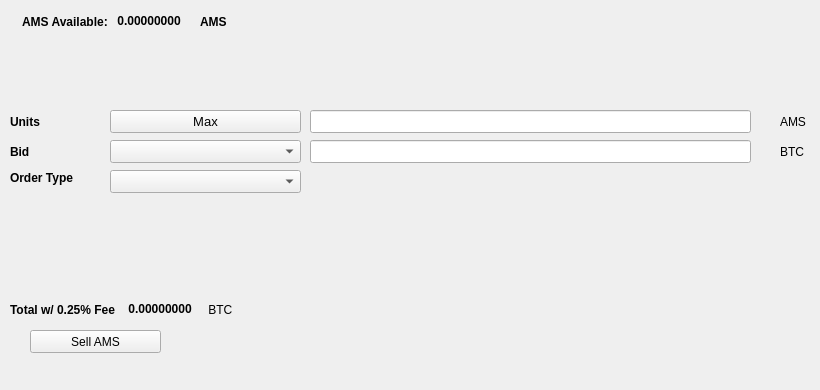
   <widget class="QWidget" name="SellTab">
    <attribute name="title">
     <string>Sell</string>
    </attribute>
    <widget class="QLabel" name="label_16">
     <property name="geometry">
      <rect>
       <x>780</x>
       <y>140</y>
       <width>31</width>
       <height>23</height>
      </rect>
     </property>
     <property name="text">
      <string>BTC</string>
     </property>
    </widget>
    <widget class="QComboBox" name="SellBidcomboBox">
     <property name="geometry">
      <rect>
       <x>110</x>
       <y>140</y>
       <width>191</width>
       <height>23</height>
      </rect>
     </property>
     <property name="font">
      <font>
       <pointsize>10</pointsize>
      </font>
     </property>
    </widget>
    <widget class="QLabel" name="label_18">
     <property name="geometry">
      <rect>
       <x>10</x>
       <y>110</y>
       <width>46</width>
       <height>23</height>
      </rect>
     </property>
     <property name="font">
      <font>
       <weight>75</weight>
       <bold>true</bold>
      </font>
     </property>
     <property name="text">
      <string>Units</string>
     </property>
    </widget>
    <widget class="QPushButton" name="Sell_Max_Amount">
     <property name="geometry">
      <rect>
       <x>110</x>
       <y>110</y>
       <width>191</width>
       <height>23</height>
      </rect>
     </property>
     <property name="font">
      <font>
       <pointsize>10</pointsize>
      </font>
     </property>
     <property name="text">
      <string>Max</string>
     </property>
    </widget>
    <widget class="QLabel" name="label_20">
     <property name="geometry">
      <rect>
       <x>10</x>
       <y>170</y>
       <width>91</width>
       <height>16</height>
      </rect>
     </property>
     <property name="font">
      <font>
       <weight>75</weight>
       <bold>true</bold>
      </font>
     </property>
     <property name="text">
      <string>Order Type</string>
     </property>
    </widget>
    <widget class="QComboBox" name="SellOrdertypeCombo">
     <property name="geometry">
      <rect>
       <x>110</x>
       <y>170</y>
       <width>191</width>
       <height>23</height>
      </rect>
     </property>
     <property name="font">
      <font>
       <pointsize>10</pointsize>
      </font>
     </property>
    </widget>
    <widget class="QLabel" name="label_21">
     <property name="geometry">
      <rect>
       <x>10</x>
       <y>140</y>
       <width>46</width>
       <height>23</height>
      </rect>
     </property>
     <property name="font">
      <font>
       <weight>75</weight>
       <bold>true</bold>
      </font>
     </property>
     <property name="text">
      <string>Bid</string>
     </property>
    </widget>
    <widget class="QLabel" name="label_22">
     <property name="geometry">
      <rect>
       <x>780</x>
       <y>110</y>
       <width>31</width>
       <height>23</height>
      </rect>
     </property>
     <property name="text">
      <string>AMS</string>
     </property>
    </widget>
    <widget class="QLineEdit" name="UnitsInputAMS">
     <property name="geometry">
      <rect>
       <x>310</x>
       <y>110</y>
       <width>441</width>
       <height>23</height>
      </rect>
     </property>
     <property name="font">
      <font>
       <pointsize>9</pointsize>
       <weight>75</weight>
       <bold>true</bold>
      </font>
     </property>
    </widget>
    <widget class="QLineEdit" name="SellBidPriceEdit">
     <property name="geometry">
      <rect>
       <x>310</x>
       <y>140</y>
       <width>441</width>
       <height>23</height>
      </rect>
     </property>
     <property name="font">
      <font>
       <pointsize>9</pointsize>
       <weight>75</weight>
       <bold>true</bold>
      </font>
     </property>
    </widget>
    <widget class="QPushButton" name="SellAMSBTN">
     <property name="geometry">
      <rect>
       <x>30</x>
       <y>330</y>
       <width>131</width>
       <height>23</height>
      </rect>
     </property>
     <property name="text">
      <string>Sell AMS</string>
     </property>
     <property name="icon">
      <iconset resource="../creacoin">
       <normaloff>:/icons/bitcoin</normaloff>:/icons/bitcoin</iconset>
     </property>
    </widget>
    <widget class="QWidget" name="layoutWidget3">
     <property name="geometry">
      <rect>
       <x>22</x>
       <y>12</y>
       <width>258</width>
       <height>19</height>
      </rect>
     </property>
     <layout class="QHBoxLayout" name="horizontalLayout">
      <item>
       <widget class="QLabel" name="label232_2">
        <property name="font">
         <font>
          <weight>75</weight>
          <bold>true</bold>
         </font>
        </property>
        <property name="text">
         <string>AMS Available:</string>
        </property>
       </widget>
      </item>
      <item>
       <widget class="QLabel" name="AMSAvailableLabel">
        <property name="palette">
         <palette>
          <active>
           <colorrole role="WindowText">
            <brush brushstyle="SolidPattern">
             <color alpha="255">
              <red>0</red>
              <green>0</green>
              <blue>0</blue>
             </color>
            </brush>
           </colorrole>
           <colorrole role="Button">
            <brush brushstyle="SolidPattern">
             <color alpha="255">
              <red>0</red>
              <green>170</green>
              <blue>0</blue>
             </color>
            </brush>
           </colorrole>
           <colorrole role="Light">
            <brush brushstyle="SolidPattern">
             <color alpha="255">
              <red>0</red>
              <green>255</green>
              <blue>0</blue>
             </color>
            </brush>
           </colorrole>
           <colorrole role="Midlight">
            <brush brushstyle="SolidPattern">
             <color alpha="255">
              <red>0</red>
              <green>212</green>
              <blue>0</blue>
             </color>
            </brush>
           </colorrole>
           <colorrole role="Dark">
            <brush brushstyle="SolidPattern">
             <color alpha="255">
              <red>0</red>
              <green>85</green>
              <blue>0</blue>
             </color>
            </brush>
           </colorrole>
           <colorrole role="Mid">
            <brush brushstyle="SolidPattern">
             <color alpha="255">
              <red>0</red>
              <green>113</green>
              <blue>0</blue>
             </color>
            </brush>
           </colorrole>
           <colorrole role="Text">
            <brush brushstyle="SolidPattern">
             <color alpha="255">
              <red>0</red>
              <green>170</green>
              <blue>0</blue>
             </color>
            </brush>
           </colorrole>
           <colorrole role="BrightText">
            <brush brushstyle="SolidPattern">
             <color alpha="255">
              <red>255</red>
              <green>255</green>
              <blue>255</blue>
             </color>
            </brush>
           </colorrole>
           <colorrole role="ButtonText">
            <brush brushstyle="SolidPattern">
             <color alpha="255">
              <red>0</red>
              <green>0</green>
              <blue>0</blue>
             </color>
            </brush>
           </colorrole>
           <colorrole role="Base">
            <brush brushstyle="SolidPattern">
             <color alpha="255">
              <red>255</red>
              <green>255</green>
              <blue>255</blue>
             </color>
            </brush>
           </colorrole>
           <colorrole role="Window">
            <brush brushstyle="SolidPattern">
             <color alpha="255">
              <red>0</red>
              <green>170</green>
              <blue>0</blue>
             </color>
            </brush>
           </colorrole>
           <colorrole role="Shadow">
            <brush brushstyle="SolidPattern">
             <color alpha="255">
              <red>0</red>
              <green>0</green>
              <blue>0</blue>
             </color>
            </brush>
           </colorrole>
           <colorrole role="AlternateBase">
            <brush brushstyle="SolidPattern">
             <color alpha="255">
              <red>127</red>
              <green>212</green>
              <blue>127</blue>
             </color>
            </brush>
           </colorrole>
           <colorrole role="ToolTipBase">
            <brush brushstyle="SolidPattern">
             <color alpha="255">
              <red>255</red>
              <green>255</green>
              <blue>220</blue>
             </color>
            </brush>
           </colorrole>
           <colorrole role="ToolTipText">
            <brush brushstyle="SolidPattern">
             <color alpha="255">
              <red>0</red>
              <green>0</green>
              <blue>0</blue>
             </color>
            </brush>
           </colorrole>
          </active>
          <inactive>
           <colorrole role="WindowText">
            <brush brushstyle="SolidPattern">
             <color alpha="255">
              <red>0</red>
              <green>0</green>
              <blue>0</blue>
             </color>
            </brush>
           </colorrole>
           <colorrole role="Button">
            <brush brushstyle="SolidPattern">
             <color alpha="255">
              <red>0</red>
              <green>170</green>
              <blue>0</blue>
             </color>
            </brush>
           </colorrole>
           <colorrole role="Light">
            <brush brushstyle="SolidPattern">
             <color alpha="255">
              <red>0</red>
              <green>255</green>
              <blue>0</blue>
             </color>
            </brush>
           </colorrole>
           <colorrole role="Midlight">
            <brush brushstyle="SolidPattern">
             <color alpha="255">
              <red>0</red>
              <green>212</green>
              <blue>0</blue>
             </color>
            </brush>
           </colorrole>
           <colorrole role="Dark">
            <brush brushstyle="SolidPattern">
             <color alpha="255">
              <red>0</red>
              <green>85</green>
              <blue>0</blue>
             </color>
            </brush>
           </colorrole>
           <colorrole role="Mid">
            <brush brushstyle="SolidPattern">
             <color alpha="255">
              <red>0</red>
              <green>113</green>
              <blue>0</blue>
             </color>
            </brush>
           </colorrole>
           <colorrole role="Text">
            <brush brushstyle="SolidPattern">
             <color alpha="255">
              <red>0</red>
              <green>170</green>
              <blue>0</blue>
             </color>
            </brush>
           </colorrole>
           <colorrole role="BrightText">
            <brush brushstyle="SolidPattern">
             <color alpha="255">
              <red>255</red>
              <green>255</green>
              <blue>255</blue>
             </color>
            </brush>
           </colorrole>
           <colorrole role="ButtonText">
            <brush brushstyle="SolidPattern">
             <color alpha="255">
              <red>0</red>
              <green>0</green>
              <blue>0</blue>
             </color>
            </brush>
           </colorrole>
           <colorrole role="Base">
            <brush brushstyle="SolidPattern">
             <color alpha="255">
              <red>255</red>
              <green>255</green>
              <blue>255</blue>
             </color>
            </brush>
           </colorrole>
           <colorrole role="Window">
            <brush brushstyle="SolidPattern">
             <color alpha="255">
              <red>0</red>
              <green>170</green>
              <blue>0</blue>
             </color>
            </brush>
           </colorrole>
           <colorrole role="Shadow">
            <brush brushstyle="SolidPattern">
             <color alpha="255">
              <red>0</red>
              <green>0</green>
              <blue>0</blue>
             </color>
            </brush>
           </colorrole>
           <colorrole role="AlternateBase">
            <brush brushstyle="SolidPattern">
             <color alpha="255">
              <red>127</red>
              <green>212</green>
              <blue>127</blue>
             </color>
            </brush>
           </colorrole>
           <colorrole role="ToolTipBase">
            <brush brushstyle="SolidPattern">
             <color alpha="255">
              <red>255</red>
              <green>255</green>
              <blue>220</blue>
             </color>
            </brush>
           </colorrole>
           <colorrole role="ToolTipText">
            <brush brushstyle="SolidPattern">
             <color alpha="255">
              <red>0</red>
              <green>0</green>
              <blue>0</blue>
             </color>
            </brush>
           </colorrole>
          </inactive>
          <disabled>
           <colorrole role="WindowText">
            <brush brushstyle="SolidPattern">
             <color alpha="255">
              <red>0</red>
              <green>85</green>
              <blue>0</blue>
             </color>
            </brush>
           </colorrole>
           <colorrole role="Button">
            <brush brushstyle="SolidPattern">
             <color alpha="255">
              <red>0</red>
              <green>170</green>
              <blue>0</blue>
             </color>
            </brush>
           </colorrole>
           <colorrole role="Light">
            <brush brushstyle="SolidPattern">
             <color alpha="255">
              <red>0</red>
              <green>255</green>
              <blue>0</blue>
             </color>
            </brush>
           </colorrole>
           <colorrole role="Midlight">
            <brush brushstyle="SolidPattern">
             <color alpha="255">
              <red>0</red>
              <green>212</green>
              <blue>0</blue>
             </color>
            </brush>
           </colorrole>
           <colorrole role="Dark">
            <brush brushstyle="SolidPattern">
             <color alpha="255">
              <red>0</red>
              <green>85</green>
              <blue>0</blue>
             </color>
            </brush>
           </colorrole>
           <colorrole role="Mid">
            <brush brushstyle="SolidPattern">
             <color alpha="255">
              <red>0</red>
              <green>113</green>
              <blue>0</blue>
             </color>
            </brush>
           </colorrole>
           <colorrole role="Text">
            <brush brushstyle="SolidPattern">
             <color alpha="255">
              <red>0</red>
              <green>85</green>
              <blue>0</blue>
             </color>
            </brush>
           </colorrole>
           <colorrole role="BrightText">
            <brush brushstyle="SolidPattern">
             <color alpha="255">
              <red>255</red>
              <green>255</green>
              <blue>255</blue>
             </color>
            </brush>
           </colorrole>
           <colorrole role="ButtonText">
            <brush brushstyle="SolidPattern">
             <color alpha="255">
              <red>0</red>
              <green>85</green>
              <blue>0</blue>
             </color>
            </brush>
           </colorrole>
           <colorrole role="Base">
            <brush brushstyle="SolidPattern">
             <color alpha="255">
              <red>0</red>
              <green>170</green>
              <blue>0</blue>
             </color>
            </brush>
           </colorrole>
           <colorrole role="Window">
            <brush brushstyle="SolidPattern">
             <color alpha="255">
              <red>0</red>
              <green>170</green>
              <blue>0</blue>
             </color>
            </brush>
           </colorrole>
           <colorrole role="Shadow">
            <brush brushstyle="SolidPattern">
             <color alpha="255">
              <red>0</red>
              <green>0</green>
              <blue>0</blue>
             </color>
            </brush>
           </colorrole>
           <colorrole role="AlternateBase">
            <brush brushstyle="SolidPattern">
             <color alpha="255">
              <red>0</red>
              <green>170</green>
              <blue>0</blue>
             </color>
            </brush>
           </colorrole>
           <colorrole role="ToolTipBase">
            <brush brushstyle="SolidPattern">
             <color alpha="255">
              <red>255</red>
              <green>255</green>
              <blue>220</blue>
             </color>
            </brush>
           </colorrole>
           <colorrole role="ToolTipText">
            <brush brushstyle="SolidPattern">
             <color alpha="255">
              <red>0</red>
              <green>0</green>
              <blue>0</blue>
             </color>
            </brush>
           </colorrole>
          </disabled>
         </palette>
        </property>
        <property name="font">
         <font>
          <weight>75</weight>
          <bold>true</bold>
         </font>
        </property>
        <property name="text">
         <string> 0.00000000 </string>
        </property>
        <property name="textInteractionFlags">
         <set>Qt::LinksAccessibleByMouse|Qt::TextSelectableByKeyboard|Qt::TextSelectableByMouse</set>
        </property>
       </widget>
      </item>
      <item>
       <widget class="QLabel" name="labelAMS">
        <property name="font">
         <font>
          <weight>75</weight>
          <bold>true</bold>
         </font>
        </property>
        <property name="text">
         <string>AMS</string>
        </property>
       </widget>
      </item>
     </layout>
    </widget>
    <widget class="QWidget" name="layoutWidget">
     <property name="geometry">
      <rect>
       <x>10</x>
       <y>300</y>
       <width>268</width>
       <height>19</height>
      </rect>
     </property>
     <layout class="QHBoxLayout" name="horizontalLayout_2">
      <item>
       <widget class="QLabel" name="label_19">
        <property name="font">
         <font>
          <weight>75</weight>
          <bold>true</bold>
         </font>
        </property>
        <property name="text">
         <string>Total w/ 0.25% Fee </string>
        </property>
       </widget>
      </item>
      <item>
       <widget class="QLabel" name="SellCostLabel">
        <property name="palette">
         <palette>
          <active>
           <colorrole role="WindowText">
            <brush brushstyle="SolidPattern">
             <color alpha="255">
              <red>0</red>
              <green>0</green>
              <blue>0</blue>
             </color>
            </brush>
           </colorrole>
           <colorrole role="Button">
            <brush brushstyle="SolidPattern">
             <color alpha="255">
              <red>0</red>
              <green>170</green>
              <blue>0</blue>
             </color>
            </brush>
           </colorrole>
           <colorrole role="Light">
            <brush brushstyle="SolidPattern">
             <color alpha="255">
              <red>0</red>
              <green>255</green>
              <blue>0</blue>
             </color>
            </brush>
           </colorrole>
           <colorrole role="Midlight">
            <brush brushstyle="SolidPattern">
             <color alpha="255">
              <red>0</red>
              <green>212</green>
              <blue>0</blue>
             </color>
            </brush>
           </colorrole>
           <colorrole role="Dark">
            <brush brushstyle="SolidPattern">
             <color alpha="255">
              <red>0</red>
              <green>85</green>
              <blue>0</blue>
             </color>
            </brush>
           </colorrole>
           <colorrole role="Mid">
            <brush brushstyle="SolidPattern">
             <color alpha="255">
              <red>0</red>
              <green>113</green>
              <blue>0</blue>
             </color>
            </brush>
           </colorrole>
           <colorrole role="Text">
            <brush brushstyle="SolidPattern">
             <color alpha="255">
              <red>0</red>
              <green>170</green>
              <blue>0</blue>
             </color>
            </brush>
           </colorrole>
           <colorrole role="BrightText">
            <brush brushstyle="SolidPattern">
             <color alpha="255">
              <red>255</red>
              <green>255</green>
              <blue>255</blue>
             </color>
            </brush>
           </colorrole>
           <colorrole role="ButtonText">
            <brush brushstyle="SolidPattern">
             <color alpha="255">
              <red>0</red>
              <green>0</green>
              <blue>0</blue>
             </color>
            </brush>
           </colorrole>
           <colorrole role="Base">
            <brush brushstyle="SolidPattern">
             <color alpha="255">
              <red>255</red>
              <green>255</green>
              <blue>255</blue>
             </color>
            </brush>
           </colorrole>
           <colorrole role="Window">
            <brush brushstyle="SolidPattern">
             <color alpha="255">
              <red>0</red>
              <green>170</green>
              <blue>0</blue>
             </color>
            </brush>
           </colorrole>
           <colorrole role="Shadow">
            <brush brushstyle="SolidPattern">
             <color alpha="255">
              <red>0</red>
              <green>0</green>
              <blue>0</blue>
             </color>
            </brush>
           </colorrole>
           <colorrole role="AlternateBase">
            <brush brushstyle="SolidPattern">
             <color alpha="255">
              <red>127</red>
              <green>212</green>
              <blue>127</blue>
             </color>
            </brush>
           </colorrole>
           <colorrole role="ToolTipBase">
            <brush brushstyle="SolidPattern">
             <color alpha="255">
              <red>255</red>
              <green>255</green>
              <blue>220</blue>
             </color>
            </brush>
           </colorrole>
           <colorrole role="ToolTipText">
            <brush brushstyle="SolidPattern">
             <color alpha="255">
              <red>0</red>
              <green>0</green>
              <blue>0</blue>
             </color>
            </brush>
           </colorrole>
          </active>
          <inactive>
           <colorrole role="WindowText">
            <brush brushstyle="SolidPattern">
             <color alpha="255">
              <red>0</red>
              <green>0</green>
              <blue>0</blue>
             </color>
            </brush>
           </colorrole>
           <colorrole role="Button">
            <brush brushstyle="SolidPattern">
             <color alpha="255">
              <red>0</red>
              <green>170</green>
              <blue>0</blue>
             </color>
            </brush>
           </colorrole>
           <colorrole role="Light">
            <brush brushstyle="SolidPattern">
             <color alpha="255">
              <red>0</red>
              <green>255</green>
              <blue>0</blue>
             </color>
            </brush>
           </colorrole>
           <colorrole role="Midlight">
            <brush brushstyle="SolidPattern">
             <color alpha="255">
              <red>0</red>
              <green>212</green>
              <blue>0</blue>
             </color>
            </brush>
           </colorrole>
           <colorrole role="Dark">
            <brush brushstyle="SolidPattern">
             <color alpha="255">
              <red>0</red>
              <green>85</green>
              <blue>0</blue>
             </color>
            </brush>
           </colorrole>
           <colorrole role="Mid">
            <brush brushstyle="SolidPattern">
             <color alpha="255">
              <red>0</red>
              <green>113</green>
              <blue>0</blue>
             </color>
            </brush>
           </colorrole>
           <colorrole role="Text">
            <brush brushstyle="SolidPattern">
             <color alpha="255">
              <red>0</red>
              <green>170</green>
              <blue>0</blue>
             </color>
            </brush>
           </colorrole>
           <colorrole role="BrightText">
            <brush brushstyle="SolidPattern">
             <color alpha="255">
              <red>255</red>
              <green>255</green>
              <blue>255</blue>
             </color>
            </brush>
           </colorrole>
           <colorrole role="ButtonText">
            <brush brushstyle="SolidPattern">
             <color alpha="255">
              <red>0</red>
              <green>0</green>
              <blue>0</blue>
             </color>
            </brush>
           </colorrole>
           <colorrole role="Base">
            <brush brushstyle="SolidPattern">
             <color alpha="255">
              <red>255</red>
              <green>255</green>
              <blue>255</blue>
             </color>
            </brush>
           </colorrole>
           <colorrole role="Window">
            <brush brushstyle="SolidPattern">
             <color alpha="255">
              <red>0</red>
              <green>170</green>
              <blue>0</blue>
             </color>
            </brush>
           </colorrole>
           <colorrole role="Shadow">
            <brush brushstyle="SolidPattern">
             <color alpha="255">
              <red>0</red>
              <green>0</green>
              <blue>0</blue>
             </color>
            </brush>
           </colorrole>
           <colorrole role="AlternateBase">
            <brush brushstyle="SolidPattern">
             <color alpha="255">
              <red>127</red>
              <green>212</green>
              <blue>127</blue>
             </color>
            </brush>
           </colorrole>
           <colorrole role="ToolTipBase">
            <brush brushstyle="SolidPattern">
             <color alpha="255">
              <red>255</red>
              <green>255</green>
              <blue>220</blue>
             </color>
            </brush>
           </colorrole>
           <colorrole role="ToolTipText">
            <brush brushstyle="SolidPattern">
             <color alpha="255">
              <red>0</red>
              <green>0</green>
              <blue>0</blue>
             </color>
            </brush>
           </colorrole>
          </inactive>
          <disabled>
           <colorrole role="WindowText">
            <brush brushstyle="SolidPattern">
             <color alpha="255">
              <red>0</red>
              <green>85</green>
              <blue>0</blue>
             </color>
            </brush>
           </colorrole>
           <colorrole role="Button">
            <brush brushstyle="SolidPattern">
             <color alpha="255">
              <red>0</red>
              <green>170</green>
              <blue>0</blue>
             </color>
            </brush>
           </colorrole>
           <colorrole role="Light">
            <brush brushstyle="SolidPattern">
             <color alpha="255">
              <red>0</red>
              <green>255</green>
              <blue>0</blue>
             </color>
            </brush>
           </colorrole>
           <colorrole role="Midlight">
            <brush brushstyle="SolidPattern">
             <color alpha="255">
              <red>0</red>
              <green>212</green>
              <blue>0</blue>
             </color>
            </brush>
           </colorrole>
           <colorrole role="Dark">
            <brush brushstyle="SolidPattern">
             <color alpha="255">
              <red>0</red>
              <green>85</green>
              <blue>0</blue>
             </color>
            </brush>
           </colorrole>
           <colorrole role="Mid">
            <brush brushstyle="SolidPattern">
             <color alpha="255">
              <red>0</red>
              <green>113</green>
              <blue>0</blue>
             </color>
            </brush>
           </colorrole>
           <colorrole role="Text">
            <brush brushstyle="SolidPattern">
             <color alpha="255">
              <red>0</red>
              <green>85</green>
              <blue>0</blue>
             </color>
            </brush>
           </colorrole>
           <colorrole role="BrightText">
            <brush brushstyle="SolidPattern">
             <color alpha="255">
              <red>255</red>
              <green>255</green>
              <blue>255</blue>
             </color>
            </brush>
           </colorrole>
           <colorrole role="ButtonText">
            <brush brushstyle="SolidPattern">
             <color alpha="255">
              <red>0</red>
              <green>85</green>
              <blue>0</blue>
             </color>
            </brush>
           </colorrole>
           <colorrole role="Base">
            <brush brushstyle="SolidPattern">
             <color alpha="255">
              <red>0</red>
              <green>170</green>
              <blue>0</blue>
             </color>
            </brush>
           </colorrole>
           <colorrole role="Window">
            <brush brushstyle="SolidPattern">
             <color alpha="255">
              <red>0</red>
              <green>170</green>
              <blue>0</blue>
             </color>
            </brush>
           </colorrole>
           <colorrole role="Shadow">
            <brush brushstyle="SolidPattern">
             <color alpha="255">
              <red>0</red>
              <green>0</green>
              <blue>0</blue>
             </color>
            </brush>
           </colorrole>
           <colorrole role="AlternateBase">
            <brush brushstyle="SolidPattern">
             <color alpha="255">
              <red>0</red>
              <green>170</green>
              <blue>0</blue>
             </color>
            </brush>
           </colorrole>
           <colorrole role="ToolTipBase">
            <brush brushstyle="SolidPattern">
             <color alpha="255">
              <red>255</red>
              <green>255</green>
              <blue>220</blue>
             </color>
            </brush>
           </colorrole>
           <colorrole role="ToolTipText">
            <brush brushstyle="SolidPattern">
             <color alpha="255">
              <red>0</red>
              <green>0</green>
              <blue>0</blue>
             </color>
            </brush>
           </colorrole>
          </disabled>
         </palette>
        </property>
        <property name="font">
         <font>
          <weight>75</weight>
          <bold>true</bold>
         </font>
        </property>
        <property name="autoFillBackground">
         <bool>false</bool>
        </property>
        <property name="text">
         <string> 0.00000000</string>
        </property>
        <property name="textInteractionFlags">
         <set>Qt::LinksAccessibleByMouse|Qt::TextSelectableByMouse</set>
        </property>
       </widget>
      </item>
      <item>
       <widget class="QLabel" name="label_17">
        <property name="font">
         <font>
          <weight>50</weight>
          <bold>false</bold>
         </font>
        </property>
        <property name="text">
         <string> BTC</string>
        </property>
       </widget>
      </item>
     </layout>
    </widget>
    <widget class="QLabel" name="label_23">
     <property name="geometry">
      <rect>
       <x>460</x>
       <y>300</y>
       <width>281</width>
       <height>81</height>
      </rect>
     </property>
     <property name="text">
      <string/>
     </property>
     <property name="pixmap">
      <pixmap>:/images/bittrex</pixmap>
     </property>
    </widget>
   </widget>
